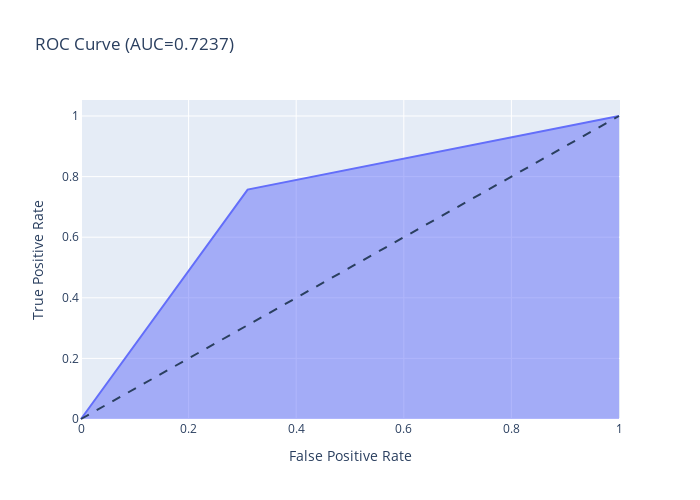
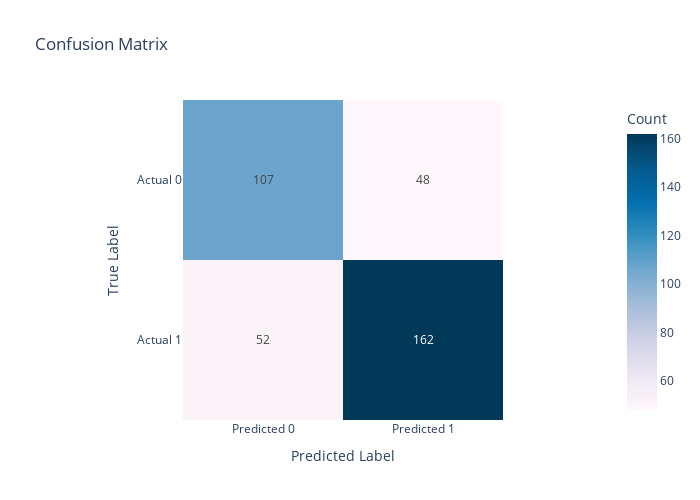
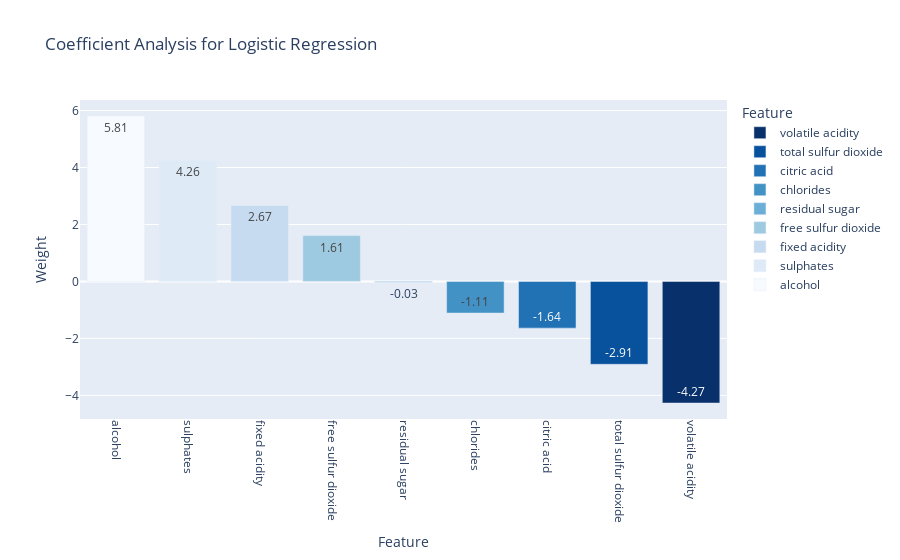

The notebook cell saved with these charts, in order:
### Markdown cell above
## Logistic regression

### Code cell
classifier = LogisticRegression()
parameters = {"C":[1e-4,1e-3,1e-2,1,10,1000], "max_iter":[500,1000,5000] }
cv = 5
best_log = hyperp_search(classifier,parameters,cv)

# Finding the best features

importance_log = pd.DataFrame()
importance_log["feature"]=X_train.columns
importance_log["weight"]=best_log.coef_[0].round(2)
importance_log.sort_values(by=['weight'], inplace=True)

# Plotting the features

fig = px.bar(importance_log,
             x='feature',
             y='weight',
             color='feature',
             labels={'feature': 'Feature',
                     'weight': 'Weight'},
             title='Coefficient Analysis for Logistic Regression',
             color_discrete_sequence=px.colors.sequential.Blues_r,
             text='weight')

fig.update_layout(
    xaxis=dict(tickangle=90, categoryorder='total descending'),
    legend=dict(title='Feature')
)

### Figure 1 — Plotly figure (JSON) as saved in the notebook; plotly's stock layout.template omitted (floating-point values rounded to 4 significant figures)
{"data": [{"fillpattern": {"shape": ""}, "hovertemplate": "False Positive Rate=%{x}<br>True Positive Rate=%{y}<extra></extra>", "legendgroup": "", "line": {"color": "#636efa"}, "marker": {"symbol": "circle"}, "mode": "lines", "name": "", "orientation": "v", "showlegend": false, "stackgroup": "1", "type": "scatter", "x": [0, 0.3097, 1], "xaxis": "x", "y": [0, 0.757, 1], "yaxis": "y"}], "layout": {"height": 500, "legend": {"tracegroupgap": 0}, "shapes": [{"line": {"dash": "dash"}, "type": "line", "x0": 0, "x1": 1, "y0": 0, "y1": 1}], "title": {"text": "ROC Curve (AUC=0.7237)"}, "width": 700, "xaxis": {"anchor": "y", "domain": [0, 1], "title": {"text": "False Positive Rate"}}, "yaxis": {"anchor": "x", "domain": [0, 1], "title": {"text": "True Positive Rate"}}}}

### Figure 2 — Plotly figure (JSON) as saved in the notebook; plotly's stock layout.template omitted (floating-point values rounded to 4 significant figures)
{"data": [{"coloraxis": "coloraxis", "hovertemplate": "Predicted Label: %{x}<br>True Label: %{y}<br>Count: %{z}<extra></extra>", "name": "0", "texttemplate": "%{z}", "type": "heatmap", "x": ["Predicted 0", "Predicted 1"], "xaxis": "x", "y": ["Actual 0", "Actual 1"], "yaxis": "y", "z": [[107, 48], [52, 162]]}], "layout": {"coloraxis": {"colorbar": {"title": {"text": "Count"}}, "colorscale": [[0, "rgb(255,247,251)"], [0.125, "rgb(236,231,242)"], [0.25, "rgb(208,209,230)"], [0.375, "rgb(166,189,219)"], [0.5, "rgb(116,169,207)"], [0.625, "rgb(54,144,192)"], [0.75, "rgb(5,112,176)"], [0.875, "rgb(4,90,141)"], [1, "rgb(2,56,88)"]]}, "height": 500, "title": {"text": "Confusion Matrix"}, "width": 700, "xaxis": {"anchor": "y", "constrain": "domain", "domain": [0, 1], "scaleanchor": "y", "title": {"text": "Predicted Label"}}, "yaxis": {"anchor": "x", "autorange": "reversed", "constrain": "domain", "domain": [0, 1], "title": {"text": "True Label"}}}}

### Figure 3 — Plotly figure (JSON) as saved in the notebook; plotly's stock layout.template omitted (floating-point values rounded to 4 significant figures)
{"data": [{"alignmentgroup": "True", "hovertemplate": "Feature=%{x}<br>Weight=%{text}<extra></extra>", "legendgroup": "volatile acidity", "marker": {"color": "rgb(8,48,107)", "pattern": {"shape": ""}}, "name": "volatile acidity", "offsetgroup": "volatile acidity", "orientation": "v", "showlegend": true, "text": [-4.27], "textposition": "auto", "type": "bar", "x": ["volatile acidity"], "xaxis": "x", "y": [-4.27], "yaxis": "y"}, {"alignmentgroup": "True", "hovertemplate": "Feature=%{x}<br>Weight=%{text}<extra></extra>", "legendgroup": "total sulfur dioxide", "marker": {"color": "rgb(8,81,156)", "pattern": {"shape": ""}}, "name": "total sulfur dioxide", "offsetgroup": "total sulfur dioxide", "orientation": "v", "showlegend": true, "text": [-2.91], "textposition": "auto", "type": "bar", "x": ["total sulfur dioxide"], "xaxis": "x", "y": [-2.91], "yaxis": "y"}, {"alignmentgroup": "True", "hovertemplate": "Feature=%{x}<br>Weight=%{text}<extra></extra>", "legendgroup": "citric acid", "marker": {"color": "rgb(33,113,181)", "pattern": {"shape": ""}}, "name": "citric acid", "offsetgroup": "citric acid", "orientation": "v", "showlegend": true, "text": [-1.64], "textposition": "auto", "type": "bar", "x": ["citric acid"], "xaxis": "x", "y": [-1.64], "yaxis": "y"}, {"alignmentgroup": "True", "hovertemplate": "Feature=%{x}<br>Weight=%{text}<extra></extra>", "legendgroup": "chlorides", "marker": {"color": "rgb(66,146,198)", "pattern": {"shape": ""}}, "name": "chlorides", "offsetgroup": "chlorides", "orientation": "v", "showlegend": true, "text": [-1.11], "textposition": "auto", "type": "bar", "x": ["chlorides"], "xaxis": "x", "y": [-1.11], "yaxis": "y"}, {"alignmentgroup": "True", "hovertemplate": "Feature=%{x}<br>Weight=%{text}<extra></extra>", "legendgroup": "residual sugar", "marker": {"color": "rgb(107,174,214)", "pattern": {"shape": ""}}, "name": "residual sugar", "offsetgroup": "residual sugar", "orientation": "v", "showlegend": true, "text": [-0.03], "textposition": "auto", "type": "bar", "x": ["residual sugar"], "xaxis": "x", "y": [-0.03], "yaxis": "y"}, {"alignmentgroup": "True", "hovertemplate": "Feature=%{x}<br>Weight=%{text}<extra></extra>", "legendgroup": "free sulfur dioxide", "marker": {"color": "rgb(158,202,225)", "pattern": {"shape": ""}}, "name": "free sulfur dioxide", "offsetgroup": "free sulfur dioxide", "orientation": "v", "showlegend": true, "text": [1.61], "textposition": "auto", "type": "bar", "x": ["free sulfur dioxide"], "xaxis": "x", "y": [1.61], "yaxis": "y"}, {"alignmentgroup": "True", "hovertemplate": "Feature=%{x}<br>Weight=%{text}<extra></extra>", "legendgroup": "fixed acidity", "marker": {"color": "rgb(198,219,239)", "pattern": {"shape": ""}}, "name": "fixed acidity", "offsetgroup": "fixed acidity", "orientation": "v", "showlegend": true, "text": [2.67], "textposition": "auto", "type": "bar", "x": ["fixed acidity"], "xaxis": "x", "y": [2.67], "yaxis": "y"}, {"alignmentgroup": "True", "hovertemplate": "Feature=%{x}<br>Weight=%{text}<extra></extra>", "legendgroup": "sulphates", "marker": {"color": "rgb(222,235,247)", "pattern": {"shape": ""}}, "name": "sulphates", "offsetgroup": "sulphates", "orientation": "v", "showlegend": true, "text": [4.26], "textposition": "auto", "type": "bar", "x": ["sulphates"], "xaxis": "x", "y": [4.26], "yaxis": "y"}, {"alignmentgroup": "True", "hovertemplate": "Feature=%{x}<br>Weight=%{text}<extra></extra>", "legendgroup": "alcohol", "marker": {"color": "rgb(247,251,255)", "pattern": {"shape": ""}}, "name": "alcohol", "offsetgroup": "alcohol", "orientation": "v", "showlegend": true, "text": [5.81], "textposition": "auto", "type": "bar", "x": ["alcohol"], "xaxis": "x", "y": [5.81], "yaxis": "y"}], "layout": {"barmode": "relative", "legend": {"title": {"text": "Feature"}, "tracegroupgap": 0}, "title": {"text": "Coefficient Analysis for Logistic Regression"}, "xaxis": {"anchor": "y", "categoryarray": ["volatile acidity", "total sulfur dioxide", "citric acid", "chlorides", "residual sugar", "free sulfur dioxide", "fixed acidity", "sulphates", "alcohol"], "categoryorder": "total descending", "domain": [0, 1], "tickangle": 90, "title": {"text": "Feature"}}, "yaxis": {"anchor": "x", "domain": [0, 1], "title": {"text": "Weight"}}}}
